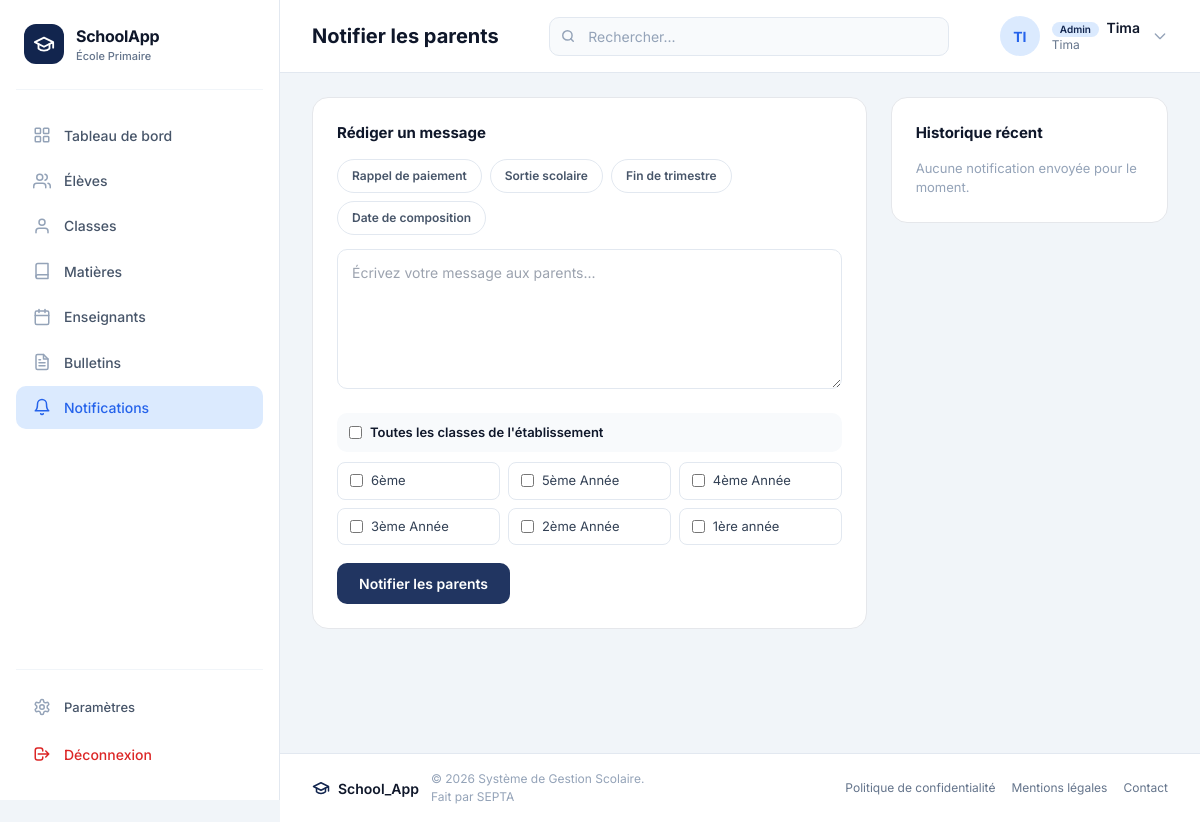
/notifications/ (signed in), run on an earlier commit of the app's database.
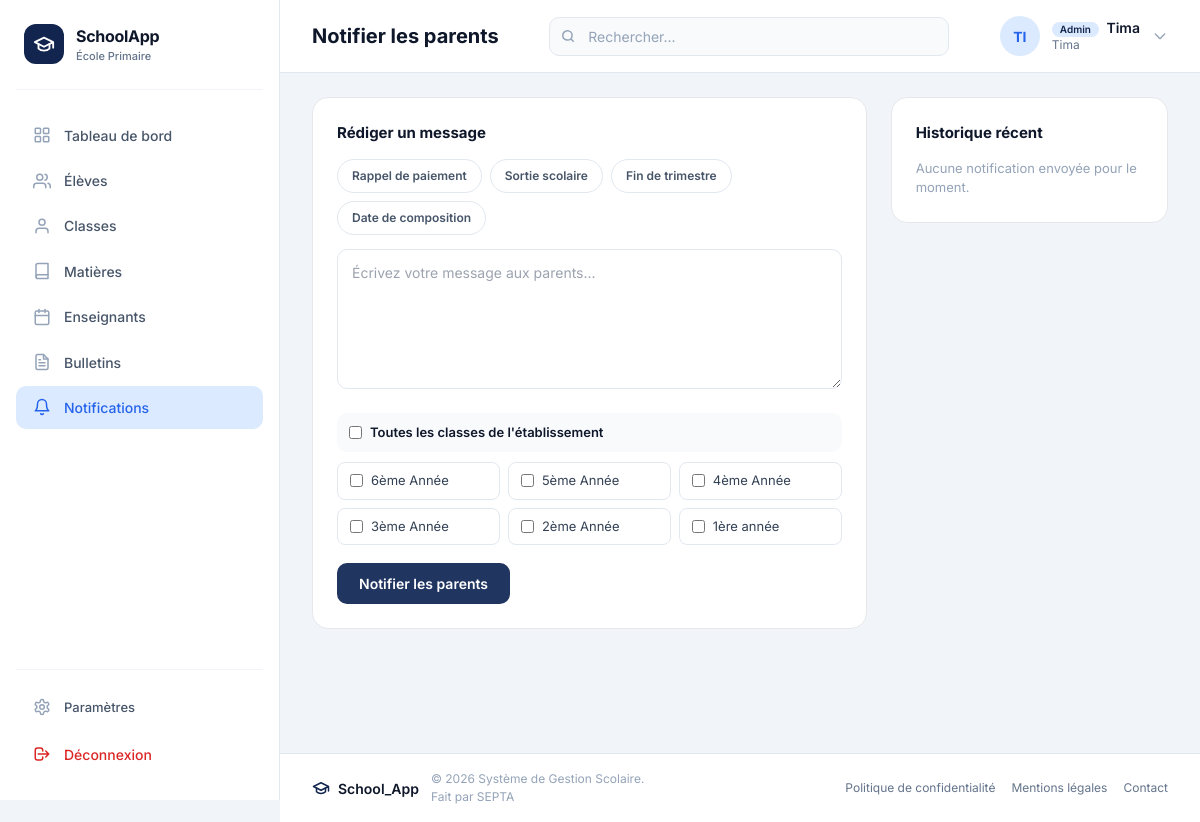
And on a later commit of the database.
### classes/models.py (models this page shows, shortened)
class Classe(models.Model):
    nom = models.CharField(max_length=30, null=False)
    niveau = models.IntegerField()
    enseignant = models.ForeignKey(
        User,
        on_delete=models.SET_NULL,
        null=True,
        blank=True,
        related_name="classes",
        limit_choices_to={"groups__name": "Teacher"},
    )

### notifications/views.py (the view, shortened to what this page needs)
# urls.py: path("", views.composer, name="composer"),
@login_required
def composer(request):
    if not request.user.is_staff:
        messages.error(request, "Seul l'administrateur peut envoyer des notifications.")
        return redirect("accounts:dashboard")
    classes = Classe.objects.all().order_by("-niveau", "nom")
    parent_id = request.GET.get("parent") or request.POST.get("parent")
    parent_selectionne = Parent.objects.filter(pk=parent_id).first() if parent_id else None
    historique = Notification.objects.select_related(
        "parent", "envoye_par"
    ).prefetch_related("classes")[:15]
    context = {
        "classes": classes,
        "parent_selectionne": parent_selectionne,
        "historique": historique,
    }
    return render(request, "notifications/composer.html", context)

### notifications/templates/notifications/composer.html (shortened to what this page needs)
{% extends 'base.html' %}
{% load static %}
{% block page_title %}Notifier les parents{% endblock %}
{% block nav_notifications %}active{% endblock %}
{% block content %}
<div class="page-layout">
  <div class="card">
    <h3>Rédiger un message</h3>
    <div class="templates-row">
      <button type="button" class="template-btn" onclick="useTemplate('paiement')">Rappel de paiement</button>
      <button type="button" class="template-btn" onclick="useTemplate('sortie')">Sortie scolaire</button>
      <button type="button" class="template-btn" onclick="useTemplate('trimestre')">Fin de trimestre</button>
      <button type="button" class="template-btn" onclick="useTemplate('composition')">Date de composition</button>
    </div>
    <form method="post">
      <textarea name="message" id="messageInput" class="message-input"
                placeholder="Écrivez votre message aux parents..." required></textarea>
      {% if not parent_selectionne %}
      <div class="classes-picker">
        <label class="toutes-classes-row">
          <input type="checkbox" name="toutes_les_classes" id="toutesClasses" value="on">
          Toutes les classes de l'établissement
        </label>
        <div class="classes-grid-check" id="classesGrid">
          {% for classe in classes %}
          <label class="classe-check-item">
            <input type="checkbox" name="classes" value="{{ classe.pk }}" class="classe-check">
            {{ classe.nom }}
          </label>
          {% endfor %}
        </div>
      </div>
      {% endif %}
      <button type="submit" class="btn">
        {% if parent_selectionne %}Envoyer au parent{% else %}Notifier les parents{% endif %}
      </button>
    </form>
  </div>
  <div class="card">
    <h3>Historique récent</h3>
    {% if historique %}
      {% for notif in historique %}
      <div class="historique-item">
        <div class="historique-meta">{{ notif.date_envoi|date:"d/m/Y H:i" }} — {{ notif.envoye_par|default:"—" }}</div>
        <div class="historique-target">
          {% if notif.parent %}
            Parent : {{ notif.parent.first_name }} {{ notif.parent.last_name }}
          {% elif notif.toutes_les_classes %}
            Toutes les classes
          {% else %}
            {{ notif.classes.all|join:", " }}
          {% endif %}
          — {{ notif.nb_destinataires }} destinataire{{ notif.nb_destinataires|pluralize }}
        </div>
        <div class="historique-message">{{ notif.message }}</div>
      </div>
      {% endfor %}
    {% else %}
      <p class="empty-hist">Aucune notification envoyée pour le moment.</p>
    {% endif %}
  </div>
</div>
{% endblock %}

What changed in the data, as far as the page shows it:
changed Classe: nom "6ème" → "6ème Année"
